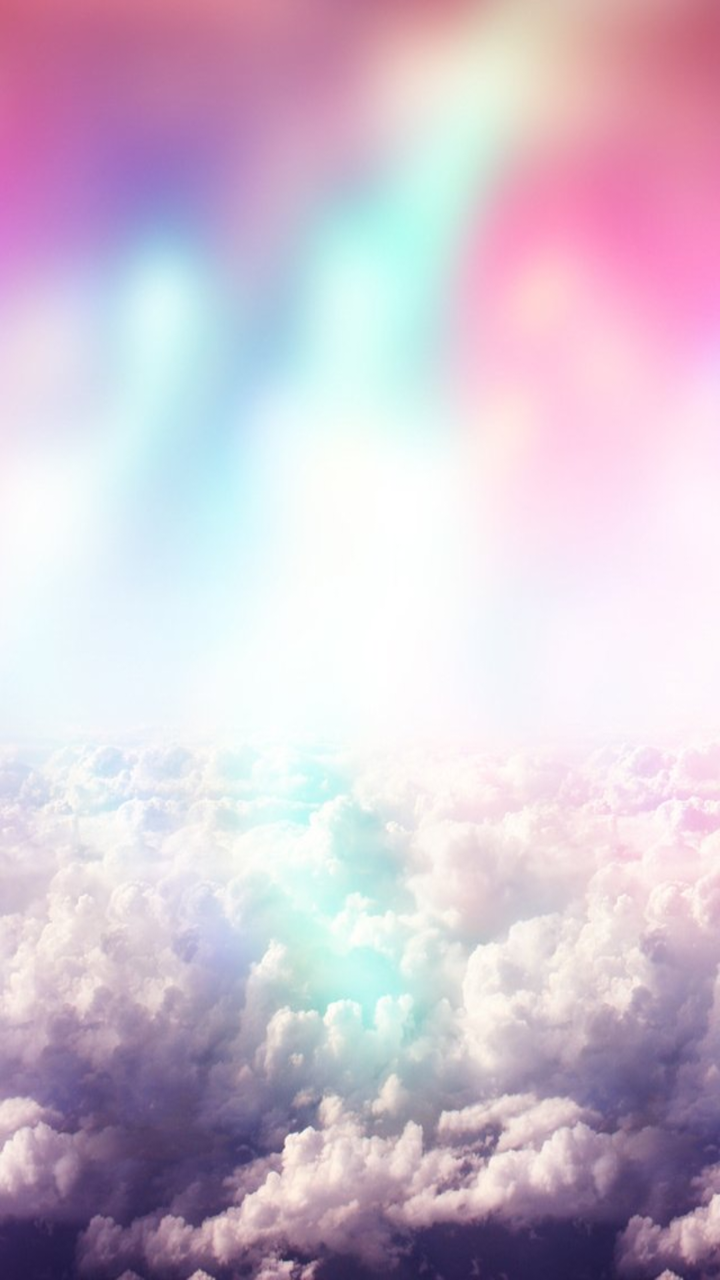
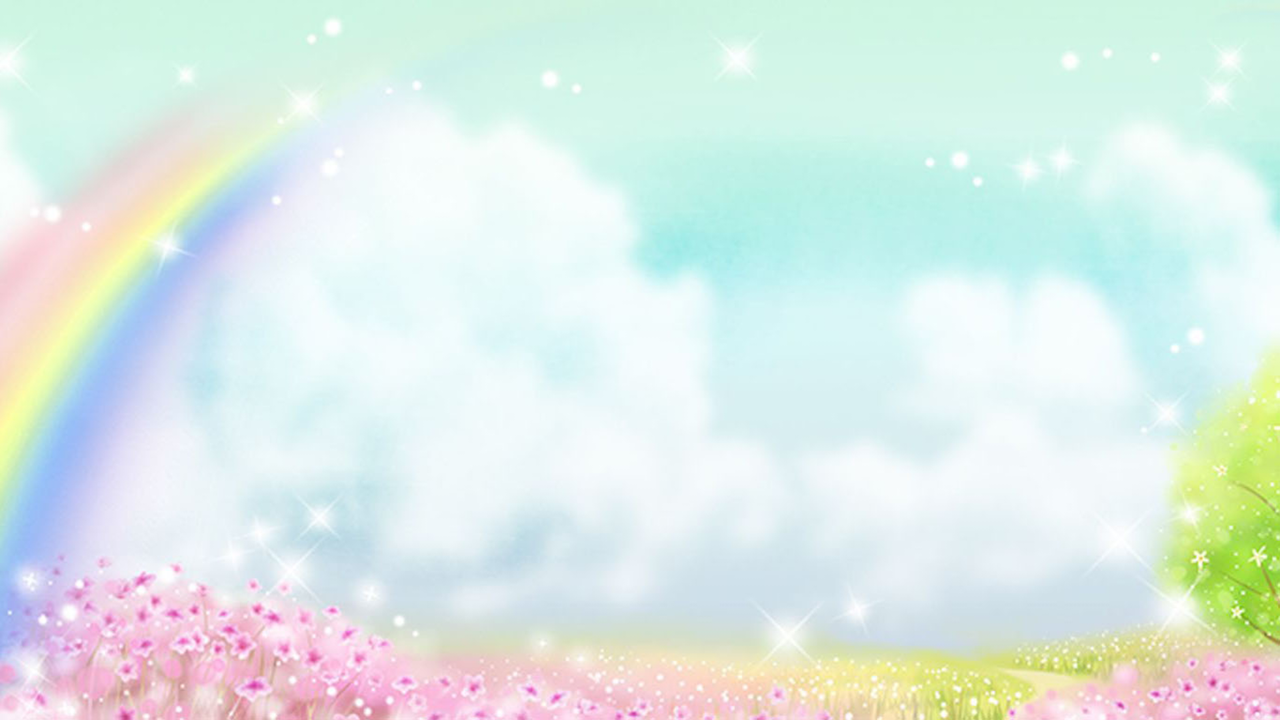

An Android layout and its configuration variant, each rendered on a device that would load it. The default file and the variant file are quoted in full after the pictures.
<!-- AndroidManifest.xml: application theme AppTheme -->
<!-- res/layout/activity_main_app.xml -->
<?xml version="1.0" encoding="utf-8"?>

<androidx.constraintlayout.widget.ConstraintLayout
    xmlns:android="http://schemas.android.com/apk/res/android"
    xmlns:app="http://schemas.android.com/apk/res-auto"
    android:layout_width="match_parent"
    android:layout_height="match_parent"
    android:background="@drawable/fon"
    app:layout_behavior="@string/appbar_scrolling_view_behavior">

    <LinearLayout
        android:id="@+id/main_container"
        android:layout_width="match_parent"
        android:layout_height="match_parent"
        android:orientation="vertical" />
</androidx.constraintlayout.widget.ConstraintLayout>
<!-- resources referenced by this layout -->
<resources>
  <!-- drawable fon: jpg bitmap (drawable, 35391 bytes) -->
  <style name="AppTheme" parent="Theme.AppCompat.Light.DarkActionBar">
          
          <item name="colorPrimary">@color/colorPrimary</item>
          <item name="colorPrimaryDark">@color/colorPrimaryDark</item>
          <item name="colorAccent">@color/colorAccent</item>
      </style>
  <color name="colorPrimary">#008577</color>
  <color name="colorPrimaryDark">#00574B</color>
  <color name="colorAccent">#D81B60</color>
</resources>
<!-- res/layout-land/activity_main_app.xml (the author's variant of the layout above) -->
<!-- drawn on the phone turned sideways -->
<?xml version="1.0" encoding="utf-8"?>

<androidx.constraintlayout.widget.ConstraintLayout
    xmlns:android="http://schemas.android.com/apk/res/android"
    xmlns:app="http://schemas.android.com/apk/res-auto"
    android:layout_width="match_parent"
    android:layout_height="match_parent"
    android:background="@drawable/fonhorizont"
    app:layout_behavior="@string/appbar_scrolling_view_behavior">

    <LinearLayout
        android:id="@+id/main_container"
        android:layout_width="0dp"
        android:layout_height="match_parent"
        app:layout_constraintHorizontal_weight="3"
        app:layout_constraintBottom_toBottomOf="parent"
        app:layout_constraintEnd_toStartOf="@+id/weather_value"
        app:layout_constraintStart_toStartOf="parent"
        app:layout_constraintTop_toTopOf="parent"
        android:orientation="vertical" />

    <LinearLayout
        android:id="@+id/weather_value"
        android:layout_width="0dp"
        android:layout_height="match_parent"
        app:layout_constraintHorizontal_weight="5"
        app:layout_constraintBottom_toBottomOf="parent"
        app:layout_constraintEnd_toEndOf="parent"
        app:layout_constraintStart_toEndOf="@+id/main_container"
        app:layout_constraintTop_toTopOf="parent"
        android:orientation="vertical" />
</androidx.constraintlayout.widget.ConstraintLayout>
<!-- resources referenced by the variant -->
<!-- as the phone turned sideways resolves them -->
<resources>
  <!-- drawable fonhorizont: jpg bitmap (drawable, 74609 bytes) -->
  <style name="AppTheme" parent="Theme.AppCompat.Light.DarkActionBar">
          
          <item name="colorPrimary">@color/colorPrimary</item>
          <item name="colorPrimaryDark">@color/colorPrimaryDark</item>
          <item name="colorAccent">@color/colorAccent</item>
      </style>
  <color name="colorPrimary">#008577</color>
  <color name="colorPrimaryDark">#00574B</color>
  <color name="colorAccent">#D81B60</color>
</resources>
